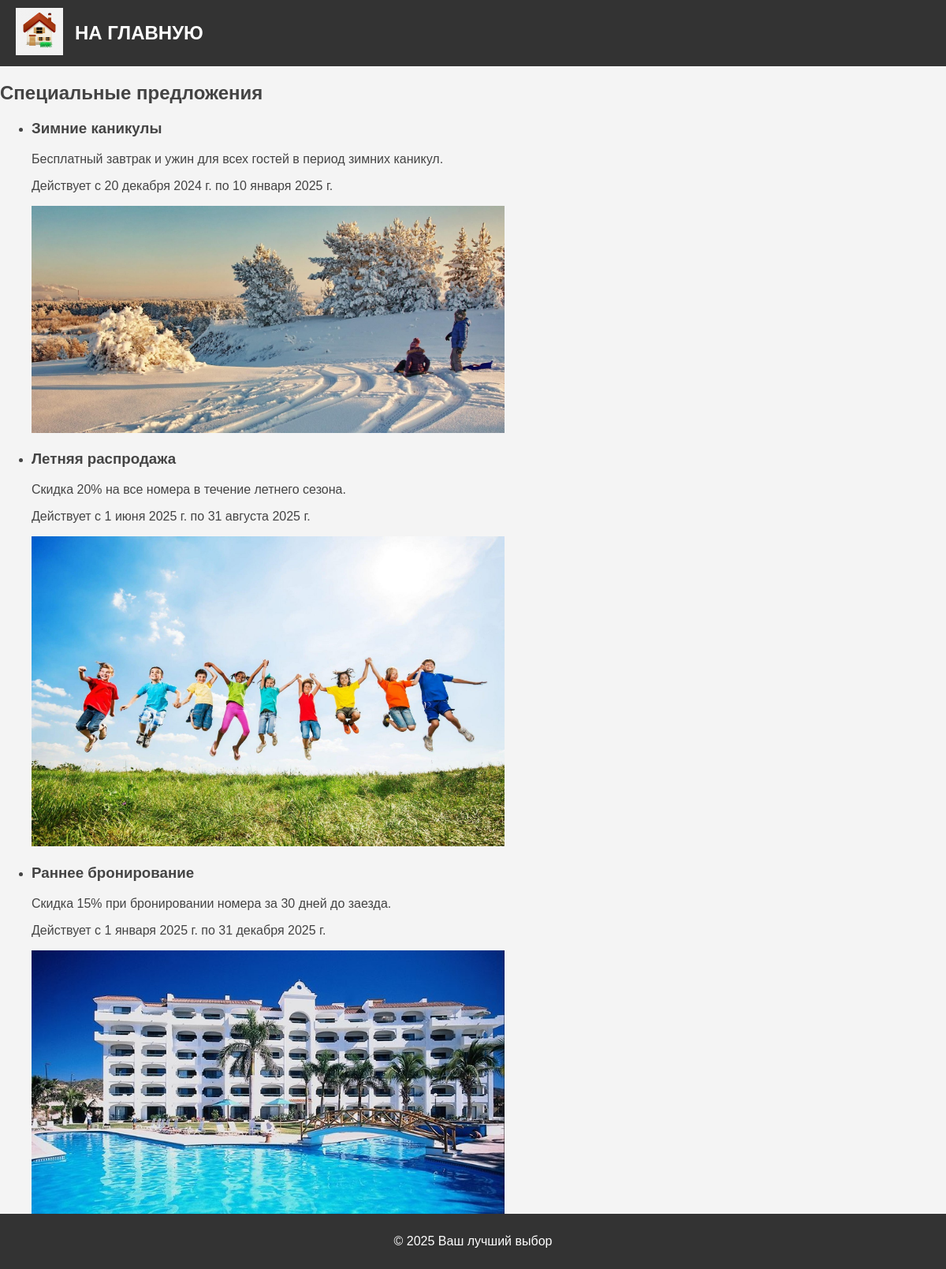
/special_offers/, run on an earlier commit of the app's database.
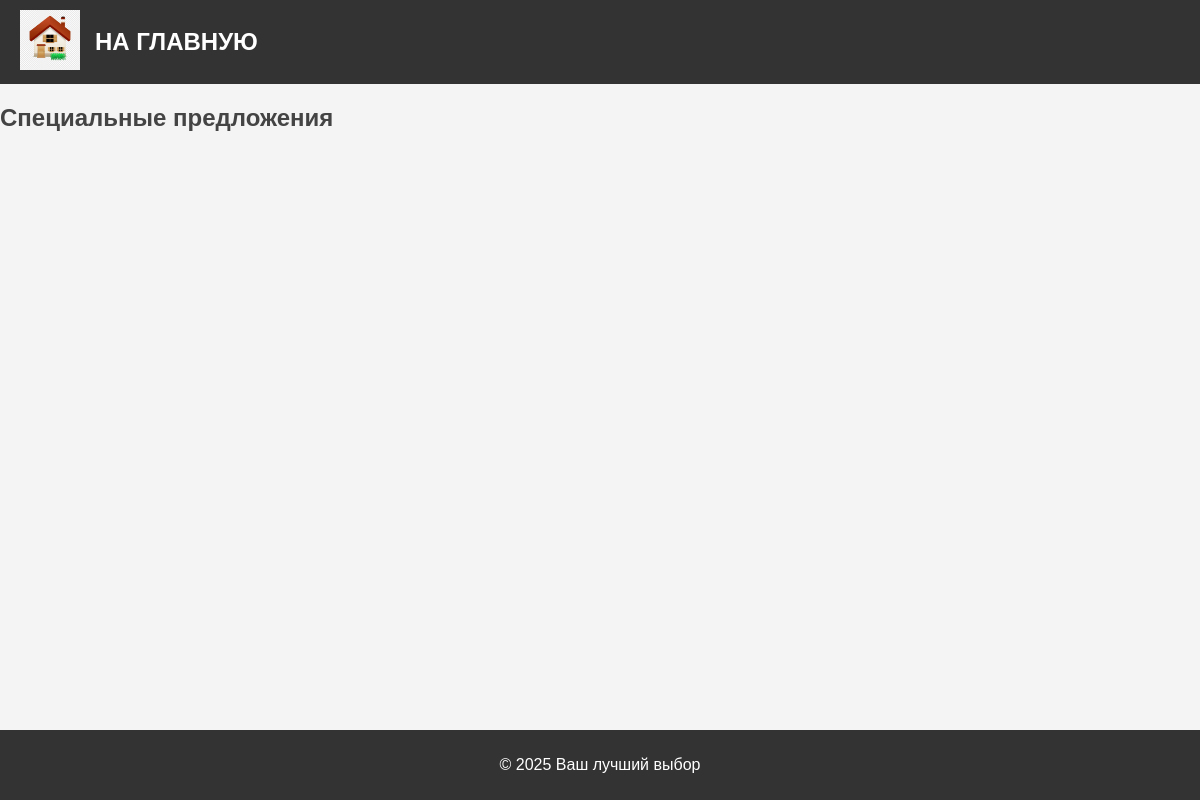
And on a later commit of the database.
### base/models.py (models this page shows, shortened)
class SpecialOffer(models.Model):
    title = models.CharField(max_length=200, verbose_name="Название акции")
    description = models.TextField(verbose_name="Описание акции")
    start_date = models.DateField(verbose_name="Дата начала")
    end_date = models.DateField(verbose_name="Дата окончания")
    image = models.ImageField(
        upload_to="special_offers/", verbose_name="Изображение акции"
    )
    class Meta:
        verbose_name = "Специальное предложение"
        verbose_name_plural = "Специальные предложения"
        ordering = ["title"]

### base/views.py (the view)
# urls.py: path("special_offers/", views.special_offers, name="special_offers"),
def special_offers(request):
    special_offers = SpecialOffer.objects.all()
    return render(
        request, "base/special_offers.html", {"special_offers": special_offers}
    )

### base/templates/base/special_offers.html (shortened to what this page needs)
{% extends 'base/base.html' %}
{% load static %}
{% block content %}
<h2>Специальные предложения</h2>
<ul>
    {% for offer in special_offers %}
    <li>
        <h3>{{ offer.title }}</h3>
        <p>{{ offer.description }}</p>
        <p>Действует с {{ offer.start_date }} по {{ offer.end_date }}</p>
        {% if offer.image %}
        <img src="{{ offer.image.url }}" alt="{{ offer.title }}">
        {% endif %}
    </li>
    {% endfor %}
</ul>
{% endblock %}

What changed in the data, as far as the page shows it:
removed SpecialOffer: title "Зимние каникулы", description "Бесплатный завтрак и ужин для всех гостей в период зимних каникул.", start_date "20 декабря 2024 г.", end_date "10 января 2025 г.", image (picture)
removed SpecialOffer: title "Летняя распродажа", description "Скидка 20% на все номера в течение летнего сезона.", start_date "1 июня 2025 г.", end_date "31 августа 2025 г.", image (picture)
removed SpecialOffer: title "Раннее бронирование", description "Скидка 15% при бронировании номера за 30 дней до заезда.", start_date "1 января 2025 г.", end_date "31 декабря 2025 г.", image (picture)
